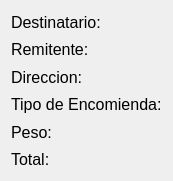
   <widget class="QWidget" name="layoutWidget">
    <property name="geometry">
     <rect>
      <x>434</x>
      <y>120</y>
      <width>161</width>
      <height>181</height>
     </rect>
    </property>
    <layout class="QVBoxLayout" name="verticalLayout">
     <item>
      <widget class="QLabel" name="label_2">
       <property name="font">
        <font>
         <pointsize>12</pointsize>
        </font>
       </property>
       <property name="text">
        <string>Destinatario:</string>
       </property>
      </widget>
     </item>
     <item>
      <widget class="QLabel" name="label_3">
       <property name="font">
        <font>
         <pointsize>12</pointsize>
        </font>
       </property>
       <property name="text">
        <string>Remitente:</string>
       </property>
      </widget>
     </item>
     <item>
      <widget class="QLabel" name="label_4">
       <property name="font">
        <font>
         <pointsize>12</pointsize>
        </font>
       </property>
       <property name="text">
        <string>Direccion:</string>
       </property>
      </widget>
     </item>
     <item>
      <widget class="QLabel" name="label_5">
       <property name="font">
        <font>
         <pointsize>12</pointsize>
        </font>
       </property>
       <property name="text">
        <string>Tipo de Encomienda:</string>
       </property>
      </widget>
     </item>
     <item>
      <widget class="QLabel" name="label_6">
       <property name="font">
        <font>
         <pointsize>12</pointsize>
        </font>
       </property>
       <property name="text">
        <string>Peso:</string>
       </property>
      </widget>
     </item>
     <item>
      <widget class="QLabel" name="label_7">
       <property name="font">
        <font>
         <pointsize>12</pointsize>
        </font>
       </property>
       <property name="text">
        <string>Total:</string>
       </property>
      </widget>
     </item>
    </layout>
   </widget>
